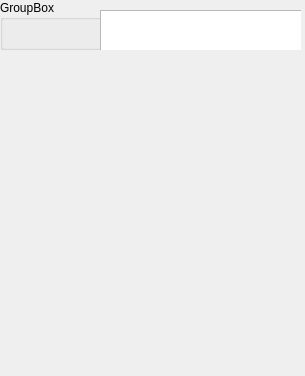
<?xml version="1.0" encoding="UTF-8"?>
<ui version="4.0">
 <class>Dialog</class>
 <widget class="QDialog" name="Dialog">
  <property name="geometry">
   <rect>
    <x>0</x>
    <y>0</y>
    <width>305</width>
    <height>376</height>
   </rect>
  </property>
  <property name="windowTitle">
   <string>Dialog</string>
  </property>
  <widget class="QWidget" name="verticalLayoutWidget">
   <property name="geometry">
    <rect>
     <x>0</x>
     <y>0</y>
     <width>301</width>
     <height>371</height>
    </rect>
   </property>
   <layout class="QVBoxLayout" name="verticalLayout">
    <item>
     <widget class="QGroupBox" name="groupBox">
      <property name="minimumSize">
       <size>
        <width>0</width>
        <height>50</height>
       </size>
      </property>
      <property name="title">
       <string>GroupBox</string>
      </property>
      <widget class="QTextBrowser" name="textBrowser">
       <property name="geometry">
        <rect>
         <x>100</x>
         <y>10</y>
         <width>256</width>
         <height>192</height>
        </rect>
       </property>
      </widget>
     </widget>
    </item>
    <item>
     <spacer name="verticalSpacer">
      <property name="orientation">
       <enum>Qt::Vertical</enum>
      </property>
      <property name="sizeHint" stdset="0">
       <size>
        <width>20</width>
        <height>40</height>
       </size>
      </property>
     </spacer>
    </item>
   </layout>
  </widget>
 </widget>
 <resources/>
 <connections/>
</ui>
